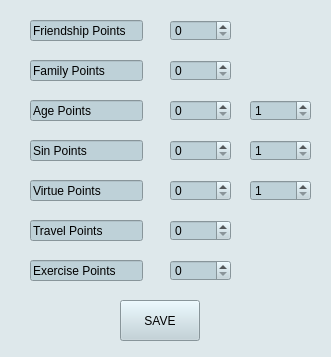
<?xml version="1.0" encoding="UTF-8"?>
<ui version="4.0">
 <class>JudgmentForm</class>
 <widget class="QWidget" name="JudgmentForm">
  <property name="geometry">
   <rect>
    <x>0</x>
    <y>0</y>
    <width>331</width>
    <height>357</height>
   </rect>
  </property>
  <property name="windowTitle">
   <string>Form</string>
  </property>
  <property name="styleSheet">
   <string notr="true">background:rgb(222,232,235);</string>
  </property>
  <widget class="QPushButton" name="pushButton">
   <property name="geometry">
    <rect>
     <x>120</x>
     <y>300</y>
     <width>80</width>
     <height>41</height>
    </rect>
   </property>
   <property name="styleSheet">
    <string notr="true">background:rgb(190,209,216);</string>
   </property>
   <property name="text">
    <string>SAVE</string>
   </property>
  </widget>
  <widget class="QSpinBox" name="spinBoxFriends">
   <property name="geometry">
    <rect>
     <x>170</x>
     <y>20</y>
     <width>61</width>
     <height>21</height>
    </rect>
   </property>
   <property name="styleSheet">
    <string notr="true">background:rgb(190,209,216);</string>
   </property>
  </widget>
  <widget class="QSpinBox" name="spinBoxAgeIndex">
   <property name="geometry">
    <rect>
     <x>250</x>
     <y>100</y>
     <width>61</width>
     <height>21</height>
    </rect>
   </property>
   <property name="styleSheet">
    <string notr="true">background:rgb(190,209,216);</string>
   </property>
   <property name="minimum">
    <number>1</number>
   </property>
   <property name="maximum">
    <number>9</number>
   </property>
  </widget>
  <widget class="QSpinBox" name="spinBoxFamily">
   <property name="geometry">
    <rect>
     <x>170</x>
     <y>60</y>
     <width>61</width>
     <height>21</height>
    </rect>
   </property>
   <property name="styleSheet">
    <string notr="true">background:rgb(190,209,216);</string>
   </property>
  </widget>
  <widget class="QSpinBox" name="spinBoxAge">
   <property name="geometry">
    <rect>
     <x>170</x>
     <y>100</y>
     <width>61</width>
     <height>21</height>
    </rect>
   </property>
   <property name="styleSheet">
    <string notr="true">background:rgb(190,209,216);</string>
   </property>
  </widget>
  <widget class="QSpinBox" name="spinBoxSin">
   <property name="geometry">
    <rect>
     <x>170</x>
     <y>140</y>
     <width>61</width>
     <height>21</height>
    </rect>
   </property>
   <property name="styleSheet">
    <string notr="true">background:rgb(190,209,216);</string>
   </property>
  </widget>
  <widget class="QSpinBox" name="spinBoxVirtue">
   <property name="geometry">
    <rect>
     <x>170</x>
     <y>180</y>
     <width>61</width>
     <height>21</height>
    </rect>
   </property>
   <property name="styleSheet">
    <string notr="true">background:rgb(190,209,216);</string>
   </property>
  </widget>
  <widget class="QSpinBox" name="spinBoxTravel">
   <property name="geometry">
    <rect>
     <x>170</x>
     <y>220</y>
     <width>61</width>
     <height>21</height>
    </rect>
   </property>
   <property name="styleSheet">
    <string notr="true">background:rgb(190,209,216);</string>
   </property>
  </widget>
  <widget class="QSpinBox" name="spinBoxExercise">
   <property name="geometry">
    <rect>
     <x>170</x>
     <y>260</y>
     <width>61</width>
     <height>21</height>
    </rect>
   </property>
   <property name="styleSheet">
    <string notr="true">background:rgb(190,209,216);</string>
   </property>
  </widget>
  <widget class="QSpinBox" name="spinBoxSinIndex">
   <property name="geometry">
    <rect>
     <x>250</x>
     <y>140</y>
     <width>61</width>
     <height>21</height>
    </rect>
   </property>
   <property name="styleSheet">
    <string notr="true">background:rgb(190,209,216);</string>
   </property>
   <property name="minimum">
    <number>1</number>
   </property>
   <property name="maximum">
    <number>7</number>
   </property>
  </widget>
  <widget class="QSpinBox" name="spinBoxVirtueIndex">
   <property name="geometry">
    <rect>
     <x>250</x>
     <y>180</y>
     <width>61</width>
     <height>21</height>
    </rect>
   </property>
   <property name="styleSheet">
    <string notr="true">background:rgb(190,209,216);</string>
   </property>
   <property name="minimum">
    <number>1</number>
   </property>
   <property name="maximum">
    <number>7</number>
   </property>
  </widget>
  <widget class="QLineEdit" name="lineEdit">
   <property name="geometry">
    <rect>
     <x>30</x>
     <y>20</y>
     <width>113</width>
     <height>21</height>
    </rect>
   </property>
   <property name="styleSheet">
    <string notr="true">background:rgb(190,209,216);</string>
   </property>
   <property name="text">
    <string>Friendship Points</string>
   </property>
  </widget>
  <widget class="QLineEdit" name="lineEdit_2">
   <property name="geometry">
    <rect>
     <x>30</x>
     <y>60</y>
     <width>113</width>
     <height>21</height>
    </rect>
   </property>
   <property name="styleSheet">
    <string notr="true">background:rgb(190,209,216);</string>
   </property>
   <property name="text">
    <string>Family Points</string>
   </property>
  </widget>
  <widget class="QLineEdit" name="lineEdit_3">
   <property name="geometry">
    <rect>
     <x>30</x>
     <y>140</y>
     <width>113</width>
     <height>21</height>
    </rect>
   </property>
   <property name="styleSheet">
    <string notr="true">background:rgb(190,209,216);</string>
   </property>
   <property name="text">
    <string>Sin Points</string>
   </property>
  </widget>
  <widget class="QLineEdit" name="lineEdit_4">
   <property name="geometry">
    <rect>
     <x>30</x>
     <y>180</y>
     <width>113</width>
     <height>21</height>
    </rect>
   </property>
   <property name="styleSheet">
    <string notr="true">background:rgb(190,209,216);</string>
   </property>
   <property name="text">
    <string>Virtue Points</string>
   </property>
  </widget>
  <widget class="QLineEdit" name="lineEdit_5">
   <property name="geometry">
    <rect>
     <x>30</x>
     <y>220</y>
     <width>113</width>
     <height>21</height>
    </rect>
   </property>
   <property name="styleSheet">
    <string notr="true">background:rgb(190,209,216);</string>
   </property>
   <property name="text">
    <string>Travel Points</string>
   </property>
  </widget>
  <widget class="QLineEdit" name="lineEdit_6">
   <property name="geometry">
    <rect>
     <x>30</x>
     <y>260</y>
     <width>113</width>
     <height>21</height>
    </rect>
   </property>
   <property name="styleSheet">
    <string notr="true">background:rgb(190,209,216);</string>
   </property>
   <property name="text">
    <string>Exercise Points</string>
   </property>
  </widget>
  <widget class="QLineEdit" name="lineEdit_7">
   <property name="geometry">
    <rect>
     <x>30</x>
     <y>100</y>
     <width>113</width>
     <height>21</height>
    </rect>
   </property>
   <property name="styleSheet">
    <string notr="true">background:rgb(190,209,216);</string>
   </property>
   <property name="text">
    <string>Age Points</string>
   </property>
  </widget>
 </widget>
 <resources/>
 <connections/>
</ui>
